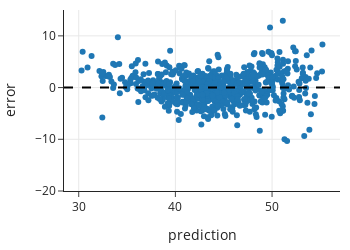

Here is the notebook cell this chart was saved with:
### Markdown cell above
The SD of the residuals have been reduced by another 30%. Adding a second variable to the model seems worth the extra complexity. 

Let's again visually examine the residuals. We use the same scale on the $y$-axis to make it easier to compare this residual plot with the plot for the one-variable model.

### Code cell
fig = px.scatter(x=prediction_ct_sm, y=error_ct_sm,
           labels=dict(x='prediction', y='error'),
           width=350, height=250)

fig.add_hline(0, line_color='black', line_width=2, 
              line_dash='dash', opacity=1)
fig.update_yaxes(range=[-20, 15])

fig.show()

### Figure 1 — Plotly figure (JSON) as saved in the notebook; plotly's stock layout.template omitted (floating-point values rounded to 4 significant figures; data arrays with more than 128 entries replaced by an {"elided": "..."} marker saying what was removed)
{"data": [{"hovertemplate": "prediction=%{x}<br>error=%{y}<extra></extra>", "legendgroup": "", "marker": {"color": "#1F77B4", "symbol": "circle"}, "mode": "markers", "name": "", "orientation": "v", "showlegend": false, "type": "scatter", "x": {"elided": "705 float values"}, "xaxis": "x", "y": {"elided": "705 float values"}, "yaxis": "y"}], "layout": {"height": 250, "legend": {"tracegroupgap": 0}, "shapes": [{"line": {"color": "black", "dash": "dash", "width": 2}, "opacity": 1, "type": "line", "x0": 0, "x1": 1, "xref": "x domain", "y0": 0, "y1": 0, "yref": "y"}], "width": 350, "xaxis": {"anchor": "y", "autorange": true, "domain": [0, 1], "range": [28.48, 57.03], "title": {"text": "prediction"}, "type": "linear"}, "yaxis": {"anchor": "x", "domain": [0, 1], "range": [-20, 15], "title": {"text": "error"}, "type": "linear"}}}
